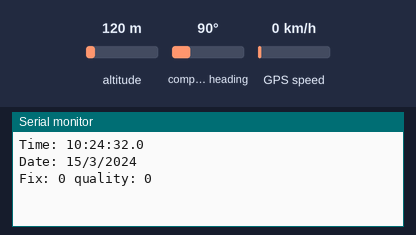
The sketch below on a simulated Arduino Mega 2560, built with avr-gcc and run on an emulated ATmega2560. On the bench: the last lines printed to the serial monitor. The inputs (shaded band) are chosen by the test bench; at power-on: altitude 120 m, compass heading 90°, GPS speed 0 km/h. The GPS gets a fix after 3 s at 37.7749, -122.4194 with 8 satellites.

Above: at 2.2 s.
2.3 s: altitude set to 20 m
At 4.4 s:
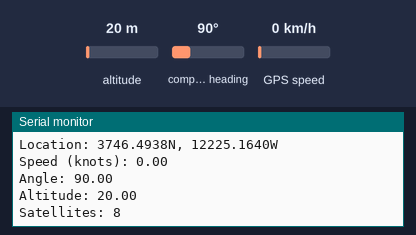
5.5 s: compass heading set to 7°
At 6.8 s:
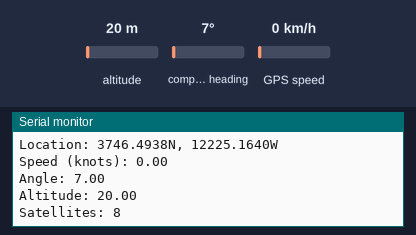
7.0 s: GPS speed set to 2 km/h
Timing chart, 0 to 10.0 s (numbered marks = the images above; inputs shaded):
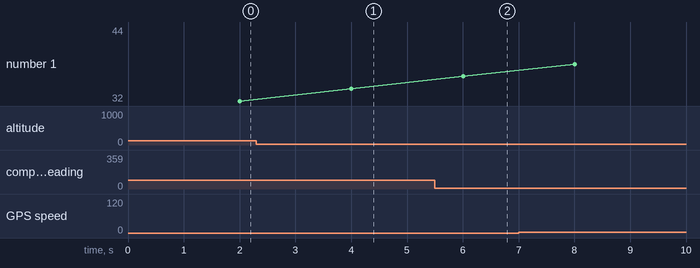

Measured:
- after the input at 2.3 s, the serial monitor: prints a new line after 1.7 s (image 1)
- after the input at 5.5 s, the serial monitor: prints a new line after 0.51 s (image 2)

The sketch:

GPS_test.ino
```cpp
#include <Adafruit_GPS.h>
#define mySerial Serial1  //GPS will use serial port 1  (pins 0 and 1 on teensy 3.2)

Adafruit_GPS GPS(&mySerial);
/*
  * Set GPSECHO to 'false' to turn off echoing the GPS data to the Serial console
  * Set to 'true' if you want to debug and listen to the raw GPS sentences
  * Using a timer interrupt every 1ms
*/
#define GPSECHO  true

boolean usingInterrupt = false;
void useInterrupt(boolean);

void setup()
{
  Serial.begin(115200);
  GPS.begin(9600);
  mySerial.begin(9600);

  GPS.sendCommand(PMTK_SET_NMEA_OUTPUT_RMCGGA);
  // Set the update rate
  GPS.sendCommand(PMTK_SET_NMEA_UPDATE_1HZ);   // 1 Hz update rate

#ifdef __arm__
  usingInterrupt = false;  //NOTE - we don't want to use interrupts on the Due
#else
  useInterrupt(true);
#endif
  delay(1000);
  // Ask for firmware version
  mySerial.println(PMTK_Q_RELEASE);
}

#ifdef __AVR__
// Interrupt is called once a millisecond, looks for any new GPS data, and stores it
SIGNAL(TIMER0_COMPA_vect) {
  char c = GPS.read();
#ifdef UDR0
  if (GPSECHO)
    if (c) UDR0 = c;
    // writing direct to UDR0 is much much faster than Serial.print
    // but only one character can be written at a time.
#endif
}

void useInterrupt(boolean v) {
  if (v) {
    // Timer0 is already used for millis() - we'll just interrupt somewhere
    // in the middle and call the "Compare A" function above
    OCR0A = 0xAF;
    TIMSK0 |= _BV(OCIE0A);
    usingInterrupt = true;
  } else {
    // do not call the interrupt function COMPA anymore
    TIMSK0 &= ~_BV(OCIE0A);
    usingInterrupt = false;
  }
}
#endif //#ifdef__AVR__

uint32_t timer = millis();
void loop()                     // run over and over again
{
  // in case you are not using the interrupt above, you'll
  // need to 'hand query' the GPS, not suggested :(
  if (! usingInterrupt) {
    // read data from the GPS in the 'main loop'
    char c = GPS.read();
    // if you want to debug, this is a good time to do it!
    if (GPSECHO)
      if (c) Serial.print(c);
  }
  // if a sentence is received, we can check the checksum, parse it...
  if (GPS.newNMEAreceived()) {
    if (!GPS.parse(GPS.lastNMEA()))   // this also sets the newNMEAreceived() flag to false
      return;  // we can fail to parse a sentence in which case we should just wait for another
  }
  // if millis() or timer wraps around, we'll just reset it
  if (timer > millis())  timer = millis();
  // approximately every 2 seconds or so, print out the current stats
  if (millis() - timer > 2000) {
    timer = millis(); // reset the timer

    Serial.print("\nTime: ");
    Serial.print(GPS.hour, DEC); Serial.print(':');
    Serial.print(GPS.minute, DEC); Serial.print(':');
    Serial.print(GPS.seconds, DEC); Serial.print('.');
    Serial.println(GPS.milliseconds);
    Serial.print("Date: ");
    Serial.print(GPS.day, DEC); Serial.print('/');
    Serial.print(GPS.month, DEC); Serial.print("/20");
    Serial.println(GPS.year, DEC);
    Serial.print("Fix: "); Serial.print((int)GPS.fix);
    Serial.print(" quality: "); Serial.println((int)GPS.fixquality);
    if (GPS.fix) {
      Serial.print("Location: ");
      Serial.print(GPS.latitude, 4); Serial.print(GPS.lat);
      Serial.print(", ");
      Serial.print(GPS.longitude, 4); Serial.println(GPS.lon);

      Serial.print("Speed (knots): "); Serial.println(GPS.speed);
      Serial.print("Angle: "); Serial.println(GPS.angle);
      Serial.print("Altitude: "); Serial.println(GPS.altitude);
      Serial.print("Satellites: "); Serial.println((int)GPS.satellites);
    }
  }
}
```
